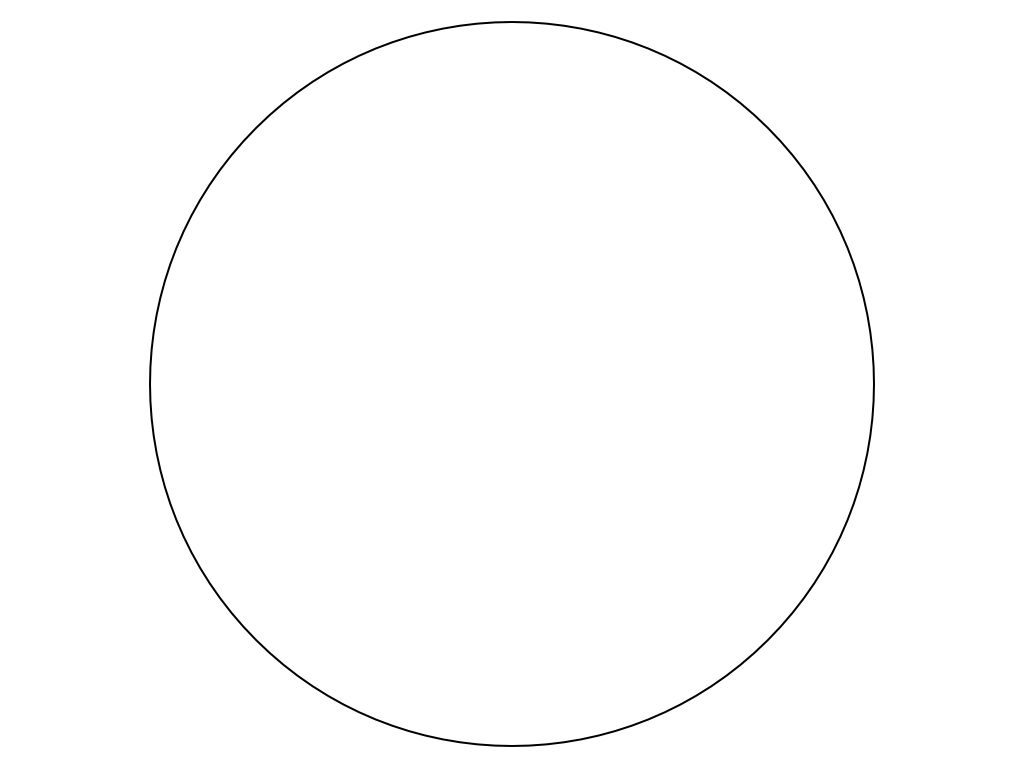
#> input picture lab3/circle.jpg, 1024 x 768 px
$ jupyter execute --allow-errors Main_MikeFeng_20119641_Gresult_F.ipynb
#> lines starting #> are read from the running program, lines starting #| are printed output that depends on the picture; after the words box and inside, x2 and y2 are one past the last pixel; in counts of white or black regions, pixels touching at a corner belong together
[cell 1]
import cv2 as cv
import numpy as np
import random
import math
import time
from matplotlib import pyplot as plt
import time
import gc

[cell 2]
global CannyPara
global RANSACIterationN,RANSACe1,RANSACThresholdRatio

CannyPara = [150,500]

RANSACIterationN = 100000
RANSACe1 = 2
RANSACe2 = 1

#performace
global pBarLength

pBarLength = 30

[cell 3]
def EdgeExtraction(t1, t2, img): #Perform Canny Edge Detection
    imgGray = cv.cvtColor(img,cv.COLOR_BGR2GRAY)
    imgGaussian = cv.GaussianBlur(imgGray,(3,3),10)
    imgCanny = cv.Canny(imgGaussian,t1,t2)

    # plt
    # plt.subplot(2,1,1)
    # plt.imshow(imgCanny,cmap="gray")
    # plt.title("Edge Image")
    return imgCanny

[cell 4]
def RandomPointsGenerate(validPoints,imgSize): #select 3 point according to the edge image
    points = []
    #obtain 3 point from validPoint
    points = random.sample(validPoints,3)


    if CollinearityCheck(points) and points != None:
        return points
    else:
        # print("\nWarning: redo random point generation")
        return RandomPointsGenerate(validPoints,imgSize)

[cell 5]
def CollinearityCheck(points): #Accoridng to 3 point to check the collinearent of them
    isCollinearent = False
    # print(points)
    #(y3−y1)(x2−x1)−(y2−y1)(x3−x1)=0
    temp = (points[2][1] - points[0][1])*(points[1][0] - points[0][0]) - (points[1][1]-points[0][1])*(points[2][0]-points[0][0])

    if temp != 0:
        isCollinearent = True

    return isCollinearent

[cell 6]
def CircleCalculation(points, imgSize): #take in three point and return a centre by assuming they are in a cirle
    center = []
    radius = 0

    try:
        line1 = MedLineCal(points[0],points[1])
        line2 = MedLineCal(points[0],points[2])
    except:
        print("ERROR DETECTED: ",points)
    center = IntersectCal(line1,line2)
    radius = int(PointDistanceCal(points[0],center))

    if center[0] < 0 or center[0] > imgSize[1] or center[1] < 0 or center[1] > imgSize[0]:
        return None
    return [center[0],center[1],radius]

[cell 7]
def MedLineCal(point1, point2): #according to 2 point return the line Eq in form Ax + By + C = 0
    A = 2 * (point2[0] - point1[0])
    B = 2 * (point2[1] - point1[1])
    C = (point1[0]**2 - point2[0]**2) + (point1[1]**2 - point2[1]**2)
    return [A,B,C]

[cell 8]
def IntersectCal(line1, line2): #giving 2 line and return 1 point for their intersection
    m = line1[0]*line2[1] - line2[0]*line1[1] # m = A1*B2 - A2*B1
    if m == 0:
        print("Error: no intersection")
        return
    else:
        x = (line2[2]*line1[1] - line1[2]*line2[1]) / m #x=(C2×B1-C1×B2）/（A1×B2-A2×B1）
        y = (line1[2]*line2[0] - line2[2]*line1[0]) / m #y=(C1×A2-C2×A1）/（A1×B2-A2×B1）
    return[int(x),int(y)]

[cell 9]
def PointDistanceCal(point1, point2):
    return math.sqrt(pow((point2[0] - point1[0]),2) + pow((point2[1] - point1[1]),2))

[cell 10]
def ObtainValidPoints(img):
    # [7 lines of commented-out code are left out]
    vaildPoints = np.where(img != [0])
    vaildPoints = list(zip(vaildPoints[0],vaildPoints[1]))
    return vaildPoints

[cell 11]
imgName = "circle.jpg"
img = cv.imread(imgName)
#> img is the input picture: shape (768, 1024, 3); min 0, max 255, mean 253.5
img2 = cv.imread("parliament_clock.jpg")
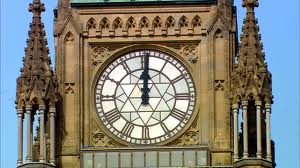
#> input picture lab3/parliament_clock.jpg, 300 x 168 px
#> img2 is the input picture: shape (168, 300, 3); mean B, G, R 119.3, 127.8, 127.5
img3 = cv.imread("concentric_circles.jpg")
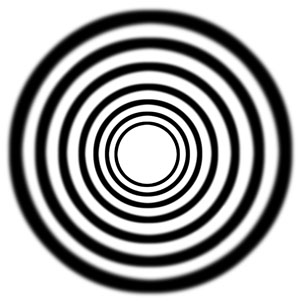
#> input picture lab3/concentric_circles.jpg, 300 x 302 px
#> img3 is the input picture: shape (302, 300, 3); min 0, max 255, mean 164.7

imgSize = [img.shape[0],img.shape[1]]
#> imgSize = [768, 1024]
points = []
circle = []

imgEmpty = np.zeros((imgSize[0],imgSize[1]),dtype=np.uint8)
imgEdge = EdgeExtraction(CannyPara[0],CannyPara[1],img)
#> in EdgeExtraction, `imgCanny = cv.Canny(imgGaussian,t1,t2)`:
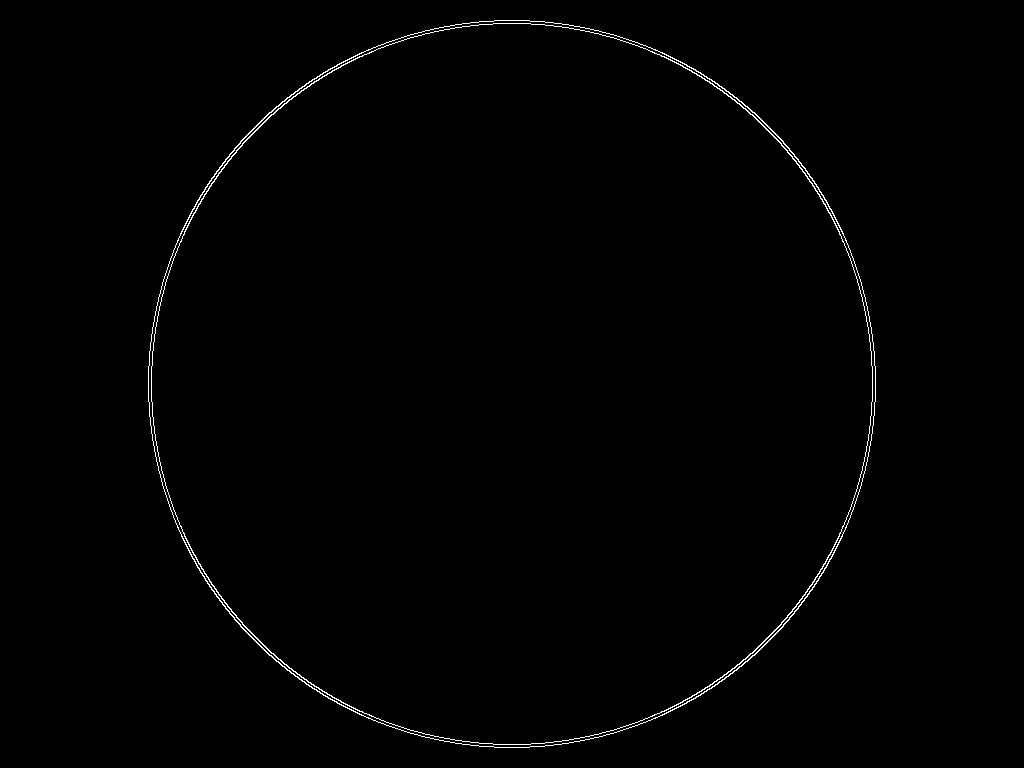
#> imgCanny: shape (768, 1024); 0.67% white in thin lines or dots, all inside (x1, y1, x2, y2) = (148, 20, 876, 748)
vaildPoints = ObtainValidPoints(imgEdge)
#> in ObtainValidPoints, `vaildPoints = np.where(img != [0])`: vaildPoints = 5298 positions, rows 20 to 747, columns 148 to 875
#> in ObtainValidPoints, `vaildPoints = list(zip(vaildPoints[0],vaildPoints[1]))`: vaildPoints = 5298 pairs, first value 20 to 747, second value 148 to 875
points = RandomPointsGenerate(vaildPoints,imgSize)
#> in RandomPointsGenerate, `points = random.sample(validPoints,3)`: points = [(510, 174), (565, 823), (31, 588)]
#> in CollinearityCheck, `temp = (points[2][1] - points[0][1])*(points[1][0] - points[0][0]) - (..`: temp = 333641
#> points = [(510, 174), (565, 823), (31, 588)]
circle = CircleCalculation(points,imgSize)
#> in MedLineCal, `A = 2 * (point2[0] - point1[0])`: A = 110
#> in MedLineCal, `B = 2 * (point2[1] - point1[1])`: B = 1298
#> in MedLineCal, `C = (point1[0]**2 - point2[0]**2) + (point1[1]**2 - point2[1]**2)`: C = -706178
#> in CircleCalculation, `line1 = MedLineCal(points[0],points[1])`: line1 = [110, 1298, -706178]
#> in CircleCalculation, `line2 = MedLineCal(points[0],points[2])`: line2 = [-958, 828, -56329]
#> in IntersectCal, `m = line1[0]*line2[1] - line2[0]*line1[1]`: m = 1334564
#> in IntersectCal, `x = (line2[2]*line1[1] - line1[2]*line2[1]) / m`: x = 383.3
#> in IntersectCal, `y = (line1[2]*line2[0] - line2[2]*line1[0]) / m`: y = 511.6
#> in CircleCalculation, `center = IntersectCal(line1,line2)`: center = [383, 511]
#> in CircleCalculation, `radius = int(PointDistanceCal(points[0],center))`: radius = 360
#> circle = [383, 511, 360]
while not circle:
    points = RandomPointsGenerate(vaildPoints,imgSize)
    circle = CircleCalculation(points,imgSize)
#> this loop made 0 passes
print("center",[circle[0],circle[1]])
#| center [383, 511]
print("radius",circle[2])
#| radius 360

plt.figure(dpi=300)
plt.figure(figsize=(10,10))
cv.circle(imgEmpty,(circle[1],circle[0]),circle[2],(255,255,255),RANSACe1)
#> imgEmpty: shape (768, 1024); 0.85% white in thin lines or dots, all inside (x1, y1, x2, y2) = (150, 22, 873, 745)
plt.subplot(3,1,1)
plt.imshow(imgEmpty, cmap="gray")
plt.title("Reverse cal circle Image")

plt.subplot(3,1,2)
imgEdge = EdgeExtraction(CannyPara[0],CannyPara[1],img2)
#> call 2 of EdgeExtraction, with t1 = 150, t2 = 500
#> in EdgeExtraction (call 2), `imgGray = cv.cvtColor(img,cv.COLOR_BGR2GRAY)`:
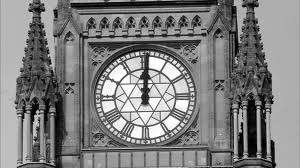
#> imgGray: shape (168, 300); min 0, max 255, mean 126.7
#> in EdgeExtraction (call 2), `imgGaussian = cv.GaussianBlur(imgGray,(3,3),10)`:
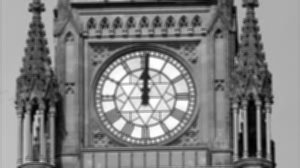
#> imgGaussian: shape (168, 300); min 1, max 254, mean 126.7
#> in EdgeExtraction (call 2), `imgCanny = cv.Canny(imgGaussian,t1,t2)`:
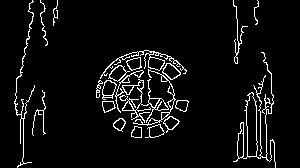
#> imgCanny: shape (168, 300); 5.7% white in thin lines or dots, all inside (x1, y1, x2, y2) = (14, 0, 276, 168)
plt.imshow(imgEdge, cmap="gray")
plt.title("Canny for img 2")

plt.subplot(3,1,3)
imgEdge = EdgeExtraction(CannyPara[0],CannyPara[1],img3)
#> call 3 of EdgeExtraction, with t1 = 150, t2 = 500
#> in EdgeExtraction (call 3), `imgCanny = cv.Canny(imgGaussian,t1,t2)`:
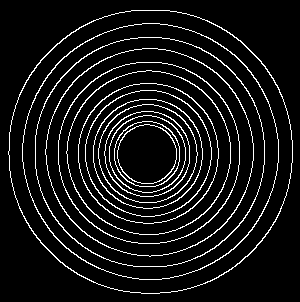
#> imgCanny: shape (302, 300); 8.4% white in thin lines or dots, all inside (x1, y1, x2, y2) = (8, 10, 293, 294)
plt.imshow(imgEdge, cmap="gray")
plt.title("Canny for img 3")

plt.tight_layout()

1.3

[cell 12]
# [32 lines left out: function CircleCalculationAdvance, not called in this run]

[cell 13]
def RANSACAlgorithm(imgEdge,imgSize,RANSACThresholdRatio):
    #Required init
    iteratNum = 0
    maxCountNum = -1
    bestCircle = (0,0,0)
    bestRatio = 0
    bestInlier = []

    # validPoints = ObtainValidPoints(imgEdge)
    vaildPoints = np.where(imgEdge != [0])
    vaildPoints = list(zip(vaildPoints[0],vaildPoints[1]))
    vaildPoints = set(vaildPoints)
    #Custom Init


    clock3 = 0
    while iteratNum < RANSACIterationN:


        # time1 = time.time()

        #obtain param
        k = 0
        ratio = 0
        points = RandomPointsGenerate(vaildPoints,imgSize)

        tempCirclePara = CircleCalculation(points, imgSize)
        if not tempCirclePara:
            # print("\nDrop")
            continue

        tempCircle = np.zeros(imgSize,dtype=np.uint8)
        cv.circle(tempCircle,(tempCirclePara[1],tempCirclePara[0]),tempCirclePara[2],(255,255,255),RANSACe1)
        time3 = time.time()
        edgeImgPoint = np.where(tempCircle != 0)
        edgeImgPoint = set(list(zip(edgeImgPoint[0],edgeImgPoint[1])))
        # k = list(filter(lambda a:a in vaildPoints,edgeImgPoint))
        k = vaildPoints.intersection(edgeImgPoint)
        time4 = time.time()
        ratio = len(k) / len(edgeImgPoint)
        iteratNum += 1

        #check update
        if ratio > bestRatio and len(k) > maxCountNum:
            print("\n"+10*'!',"UPDATE",10*'!')
            bestCircle = tempCirclePara
            maxCountNum = len(k)
            bestRatio = ratio
            bestInlier = list(k)

        if ratio > RANSACThresholdRatio:
            print("\n"+20*"*","Reach RANSEC Threshold, break loop",20*"*")
            print("k = ",maxCountNum)
            print("ratio = ",ratio)
            print("circle = ",bestCircle)
            break
        # [12 lines of commented-out code are left out]

        pctge = iteratNum / RANSACIterationN
        temp = int(round(pBarLength * pctge))
        print('\r%s%s%s%s%s%s%s%s'% ((temp)*'█',(pBarLength-temp)*'░',str(round(pctge*100)),'%',"\tIteration = ",str(iteratNum),"   \tBest: "+str(bestCircle),"\tRatio ="+str(round(bestRatio,5))),end=' ')

    return bestCircle,bestInlier,iteratNum

[cell 14]
# [35 lines left out: function CountComparePixels, not called in this run]

[cell 15]
# [11 lines left out: function PostProcessing, not called in this run]

[cell 16]
def RANSACMain(imgName,RANSACThresholdRatio):
    gc.collect()
    timeS = time.time()
    print("\nSTART RANSAC for image",imgName)

    img = cv.imread(imgName)
    imgDetected = np.copy(img)
    imgSize = [img.shape[0],img.shape[1]]

    #1.3 RANSAC
    imgEdge = EdgeExtraction(CannyPara[0],CannyPara[1],img)
    bestCircle,bestInlier,iteratNum = RANSACAlgorithm(imgEdge,imgSize,RANSACThresholdRatio)
    cv.circle(img,(bestCircle[1],bestCircle[0]),bestCircle[2],(0,0,255),RANSACe1)
    cv.circle(imgDetected,(bestCircle[1],bestCircle[0]),bestCircle[2],(0,0,255),RANSACe2)

    #1.4 PostProcessing
    print("\n Finish RANSAC, Start Post Processing")

    bestCircle = PostProcessing(bestInlier)
    timeE = time.time()
    timeDiff = timeE - timeS
    print("Interation Num = ",iteratNum, "Finished with in ",timeDiff)
    cv.circle(imgDetected,(bestCircle[1],bestCircle[0]),bestCircle[2],(0,255,0),RANSACe2)


    #1.5 Deliverable ploting
    plt.figure(dpi=300)
    plt.figure(figsize=(10,10))

    plt.subplot(2,1,1)
    plt.imshow(cv.cvtColor(img,cv.COLOR_BGR2RGB))
    plt.title("Detected Counting Image")
    plt.subplot(2,1,2)
    plt.imshow(cv.cvtColor(imgDetected,cv.COLOR_BGR2RGB))
    plt.title("Detected Intersection Image")

    plt.tight_layout()

[cell 17]
# [10 lines of commented-out code are left out]

#> (a cell that did not finish here is left out)

#> in RANSACAlgorithm, `vaildPoints = np.where(imgEdge != [0])`: vaildPoints = 5298 positions, rows 20 to 747, columns 148 to 875
#> in RANSACAlgorithm, `vaildPoints = list(zip(vaildPoints[0],vaildPoints[1]))`: vaildPoints = 5298 pairs, first value 20 to 747, second value 148 to 875
#> in RANSACAlgorithm, `vaildPoints = set(vaildPoints)`: vaildPoints = 5298 items
#> after the loop in RANSACAlgorithm, `while iteratNum < RANSACIterationN:`: bestCircle = (0, 0, 0); bestInlier = []; bestRatio = 0; maxCountNum = -1

#> (a cell that did not finish here is left out)


#> (a cell that did not finish here is left out)


#> (a cell that did not finish here is left out)


#> (a cell that did not finish here is left out)

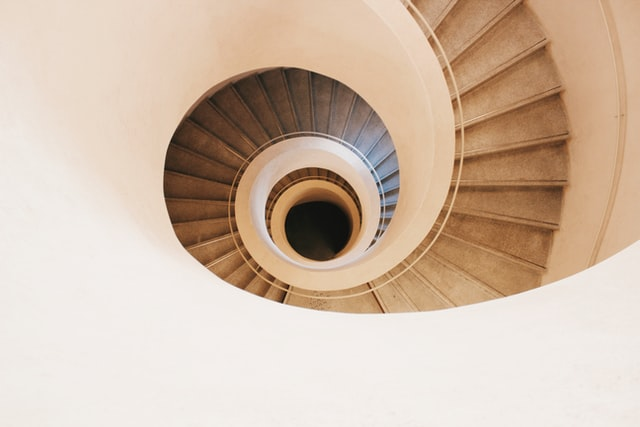
#> input picture lab3/spiral.jpg, 640 x 427 px
#> in RANSACMain, img is the input picture: shape (427, 640, 3); mean B, G, R 169.1, 187.5, 208.9
#> in EdgeExtraction (call 7), `imgGray = cv.cvtColor(img,cv.COLOR_BGR2GRAY)`:
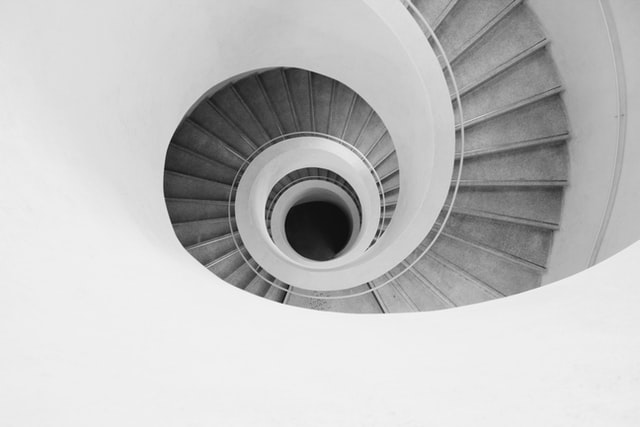
#> imgGray: shape (427, 640); min 10, max 249, mean 191.8
#> in EdgeExtraction (call 7), `imgCanny = cv.Canny(imgGaussian,t1,t2)`:
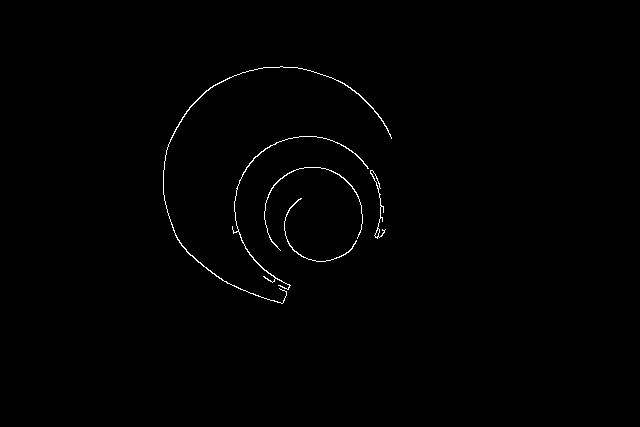
#> imgCanny: shape (427, 640); 0.57% white in thin lines or dots, all inside (x1, y1, x2, y2) = (163, 66, 392, 304)
